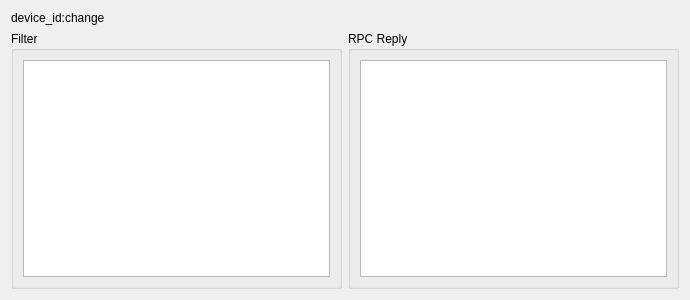
<?xml version="1.0" encoding="UTF-8"?>
<ui version="4.0">
 <class>PendingChangeDetailsDialog</class>
 <widget class="QDialog" name="PendingChangeDetailsDialog">
  <property name="geometry">
   <rect>
    <x>0</x>
    <y>0</y>
    <width>690</width>
    <height>300</height>
   </rect>
  </property>
  <property name="windowTitle">
   <string>Dialog</string>
  </property>
  <layout class="QVBoxLayout" name="verticalLayout_3">
   <item>
    <widget class="QLabel" name="header">
     <property name="text">
      <string>device_id:change</string>
     </property>
    </widget>
   </item>
   <item>
    <layout class="QHBoxLayout" name="groupboxes_layout">
     <item>
      <widget class="QGroupBox" name="filter_groupbox">
       <property name="title">
        <string>Filter</string>
       </property>
       <layout class="QVBoxLayout" name="verticalLayout_2">
        <item>
         <widget class="QTextBrowser" name="filter_text_browser"/>
        </item>
       </layout>
      </widget>
     </item>
     <item>
      <widget class="QGroupBox" name="rpc_reply_groupbox">
       <property name="title">
        <string>RPC Reply</string>
       </property>
       <layout class="QVBoxLayout" name="verticalLayout">
        <item>
         <widget class="QTextBrowser" name="rpc_reply_text_browser"/>
        </item>
       </layout>
      </widget>
     </item>
    </layout>
   </item>
  </layout>
 </widget>
 <resources/>
 <connections/>
</ui>
